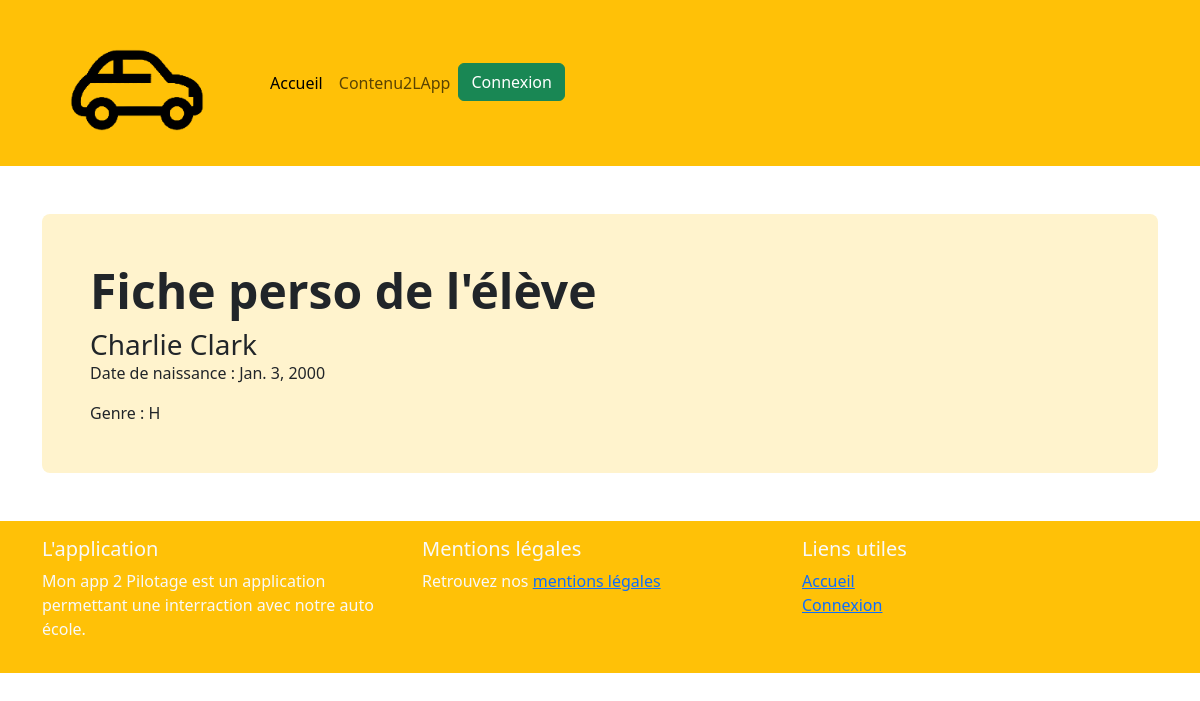
Before: /eleve/3/ with the older database file.
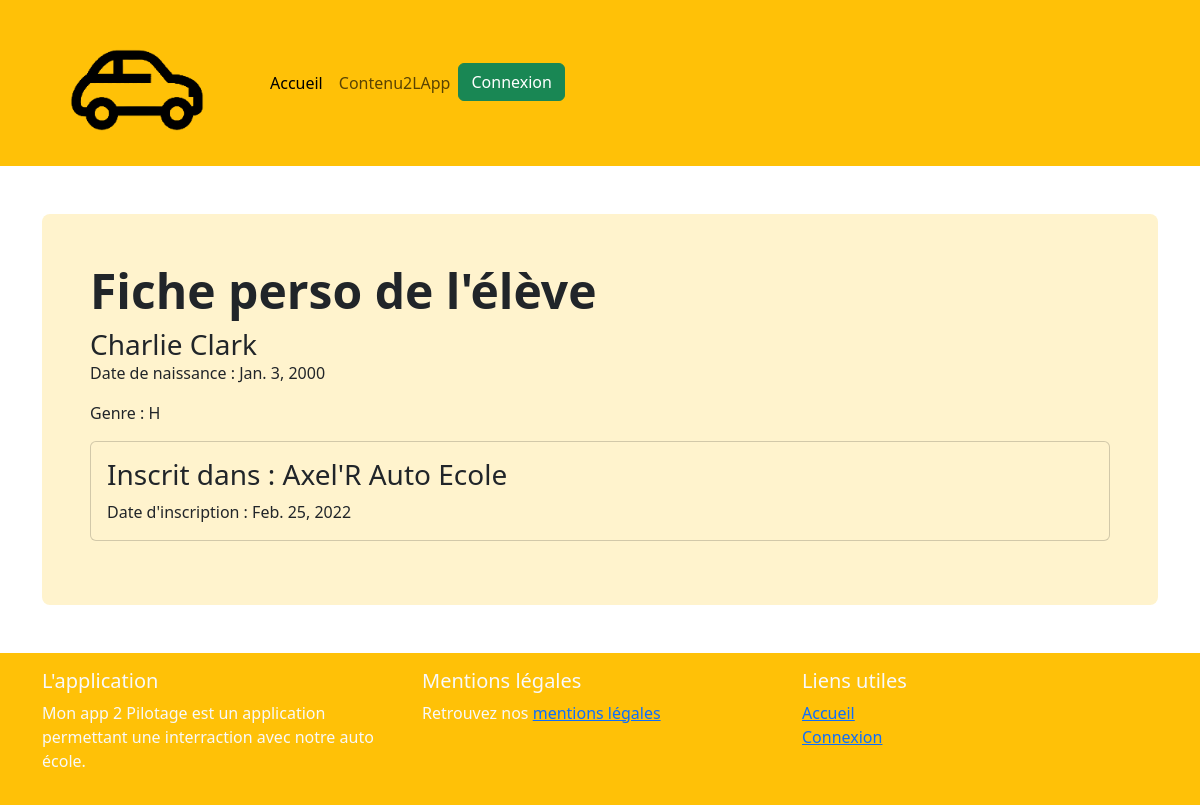
After: the same page with the newer database file.
### monApp2Pilotage/models.py (models this page shows, shortened)
class Inscription(models.Model):
    ecole = models.ForeignKey(Ecoles, on_delete=models.CASCADE)
    eleve = models.ForeignKey(Eleves, on_delete=models.CASCADE, related_name='inscriptions_eleve')
    date_inscription = models.DateField()

class Ecoles(models.Model):
    name = models.CharField(max_length=50)
    description = models.CharField(max_length=150)
    since = models.PositiveIntegerField()
    students = models.IntegerField(default=0)
    image = models.ImageField(upload_to='ecoles/', default='auto-ecole1.png')

### monApp2Pilotage/views.py (the view)
# urls.py: path('eleve/<int:id>/', eleve_view, name='eleve_view'),
def eleve_view(request, id):
    eleve = get_object_or_404(Eleves, id=id)
    inscriptions = Inscription.objects.filter(eleve=eleve)
    return render(request, 'monApp2Pilotage/eleve.html', {'eleve': eleve, 'inscriptions': inscriptions})

### monApp2Pilotage/templates/monApp2Pilotage/eleve.html
{% extends "../base.html" %}
{% load static %}
{% block content %}
<section id="home-header">
    <div class="p-5 mb-4 bg-warning-subtle rounded-3">
        <div class="col-md-9">
            <h1 class="display-5 fw-bold">Fiche perso de l'élève</h1>
        </div>
        <div class="card-body">
            <h3 class="card-title">{{ eleve.firstname }} {{ eleve.name }}</h3>
            <p class="card-text">Date de naissance : {{ eleve.dob }}</p>
            <p class="card-text">Genre : {{ eleve.gender }}</p>
            {% for inscription in inscriptions %}
                <div class="card mb-3 bg-warning-subtle">
                    <div class="card-body">
                        <h3 class="card-text">Inscrit dans : {{ inscription.ecole.name }}</h3>
                        <p class="card-text">Date d'inscription : {{ inscription.date_inscription }}</p>
                    </div>
                </div>
            {% endfor %}
        </div>
    </div>
</section>
{% endblock %}

Changed rows visible on the page:
added Inscription: ecole.name "Axel'R Auto Ecole", date_inscription "Feb. 25, 2022"
